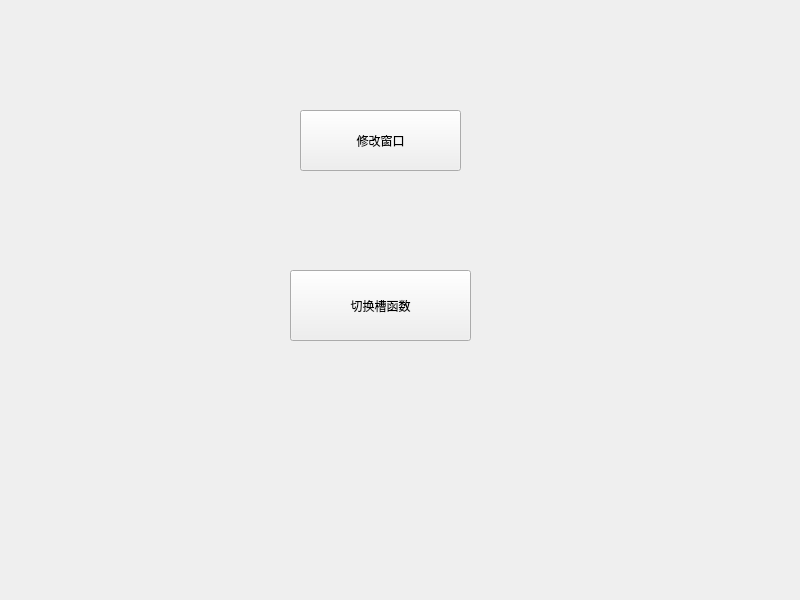
<?xml version="1.0" encoding="UTF-8"?>
<ui version="4.0">
 <class>Widget</class>
 <widget class="QWidget" name="Widget">
  <property name="geometry">
   <rect>
    <x>0</x>
    <y>0</y>
    <width>800</width>
    <height>600</height>
   </rect>
  </property>
  <property name="windowTitle">
   <string>Widget</string>
  </property>
  <widget class="QPushButton" name="pushButton">
   <property name="geometry">
    <rect>
     <x>300</x>
     <y>110</y>
     <width>161</width>
     <height>61</height>
    </rect>
   </property>
   <property name="text">
    <string>修改窗口</string>
   </property>
  </widget>
  <widget class="QPushButton" name="pushButton_2">
   <property name="geometry">
    <rect>
     <x>290</x>
     <y>270</y>
     <width>181</width>
     <height>71</height>
    </rect>
   </property>
   <property name="text">
    <string>切换槽函数</string>
   </property>
  </widget>
 </widget>
 <resources/>
 <connections/>
</ui>
